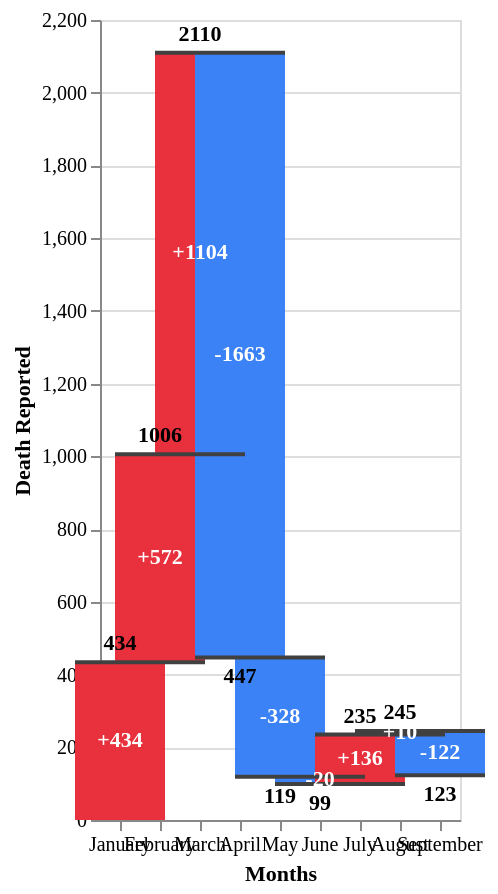

Express this chart as Vega-Lite.
### Vega-Lite specification from a JSON file in a GitHub repository (floating-point values rounded to 4 significant figures)
{"$schema": "https://vega.github.io/schema/vega-lite/v5.json", "description": "number of death over the months in 2022", "data": {"values": [{"label": "January", "count": 434}, {"label": "February", "count": 572}, {"label": "March", "count": 1104}, {"label": "April", "count": -1663}, {"label": "May", "count": -328}, {"label": "June", "count": -20}, {"label": "July", "count": 136}, {"label": "August", "count": 10}, {"label": "September", "count": -122}]}, "width": "container", "height": 400, "transform": [{"window": [{"op": "sum", "field": "count", "as": "sum"}]}, {"window": [{"op": "lead", "field": "label", "as": "lead"}]}, {"calculate": "datum.lead === null ? datum.label : datum.lead", "as": "lead"}, {"calculate": "datum.label === 'End' ? 0 : datum.sum - datum.count", "as": "previous_sum"}, {"calculate": "datum.label === 'End' ? datum.sum : datum.count", "as": "count"}, {"calculate": "(datum.label !== 'Begin' && datum.label !== 'End' && datum.count > 0 ? '+' : '') + datum.count", "as": "text_count"}, {"calculate": "(datum.sum + datum.previous_sum) / 2", "as": "center"}, {"calculate": "datum.sum < datum.previous_sum ? datum.sum : ''", "as": "sum_dec"}, {"calculate": "datum.sum > datum.previous_sum ? datum.sum : ''", "as": "sum_inc"}], "encoding": {"x": {"field": "label", "type": "ordinal", "sort": null, "axis": {"labelAngle": 0, "title": "Months"}}}, "layer": [{"mark": {"type": "bar", "size": 45, "tooltip": true}, "encoding": {"y": {"field": "previous_sum", "type": "quantitative", "title": "Death Reported"}, "tooltip": [{"field": "label", "type": "ordinal", "title": "Month"}, {"field": "count", "type": "ordinal", "title": "Absolute Change"}, {"field": "sum", "type": "quantitative", "title": "Death Reported"}], "y2": {"field": "sum"}, "color": {"condition": [{"test": "datum.label === 'Begin' || datum.label === 'End'", "value": "#f7e0b6"}, {"test": "datum.sum < datum.previous_sum", "value": "#3B82F6"}], "value": "#E8313C"}}}, {"mark": {"type": "rule", "color": "#404040", "opacity": 1, "strokeWidth": 2, "xOffset": -22.5, "x2Offset": 22.5}, "encoding": {"x2": {"field": "lead"}, "y": {"field": "sum", "type": "quantitative"}}}, {"mark": {"type": "text", "dy": -4, "baseline": "bottom"}, "encoding": {"y": {"field": "sum_inc", "type": "quantitative"}, "text": {"field": "sum_inc", "type": "nominal"}}}, {"mark": {"type": "text", "dy": 4, "baseline": "top"}, "encoding": {"y": {"field": "sum_dec", "type": "quantitative"}, "text": {"field": "sum_dec", "type": "nominal"}}}, {"mark": {"type": "text", "fontWeight": "bold", "baseline": "middle"}, "encoding": {"y": {"field": "center", "type": "quantitative"}, "text": {"field": "text_count", "type": "nominal"}, "color": {"condition": [{"test": "datum.label === 'Begin' || datum.label === 'End'", "value": "#725a30"}], "value": "white"}}}], "config": {"text": {"fontWeight": "bold"}, "font": "Nunito"}}
